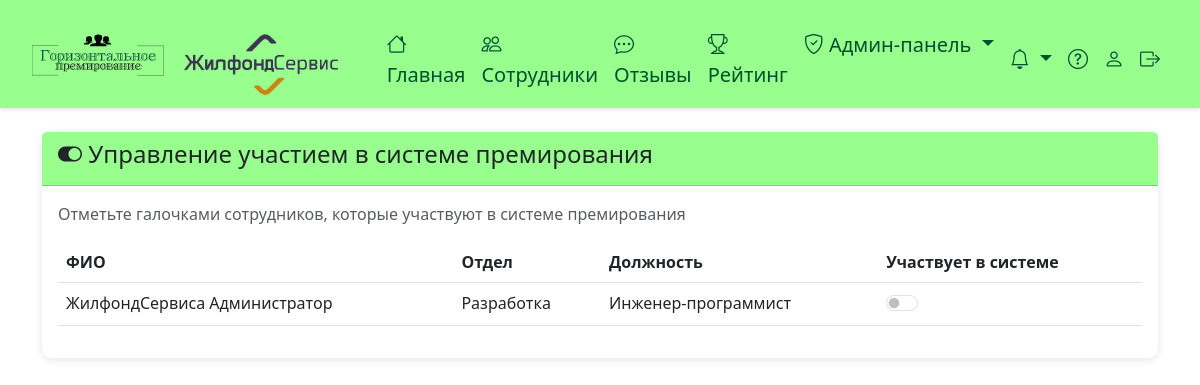
The app's page /app-admin/bonus-participation/ (signed in) with its own data.
### employees/models.py (models this page shows, shortened)
class SystemSettings(models.Model):
    monthly_bonus_amount = models.DecimalField(max_digits=10, decimal_places=2, default=1000.00, verbose_name='Сумма бонусных рублей на месяц')
    company_logo = models.ImageField(upload_to='company_logos/', blank=True, null=True, verbose_name='Логотип компании')
    class Meta:
        verbose_name = 'Настройка системы'
        verbose_name_plural = 'Настройки системы'
    @classmethod
    def get_settings(cls):
        settings, created = cls.objects.get_or_create(pk=1)
        return settings

class Employee(AbstractUser):
    GENDER_CHOICES = [
        ('M', 'Мужской'),
        ('F', 'Женский'),
    ]
    phone_regex = RegexValidator(
        regex=r'^\+?1?\d{9,15}$',
        message="Номер телефона должен быть в формате: '+999999999'. До 15 цифр."
    )
    first_name = models.CharField(max_length=150, verbose_name='Имя')
    last_name = models.CharField(max_length=150, verbose_name='Фамилия')
    middle_name = models.CharField(max_length=150, blank=True, verbose_name='Отчество')
    phone = models.CharField(validators=[phone_regex], max_length=17, unique=True, verbose_name='Телефон')
    email = models.EmailField(unique=True, verbose_name='Email')
    birth_date = models.DateField(null=True, blank=True, verbose_name='Дата рождения')
    department = models.ForeignKey(Department, on_delete=models.SET_NULL, null=True, verbose_name='Отдел')
    position = models.ForeignKey(Position, on_delete=models.SET_NULL, null=True, verbose_name='Должность')
    gender = models.CharField(max_length=1, choices=GENDER_CHOICES, null=True, blank=True, verbose_name='Пол')
    photo = models.ImageField(upload_to='photos/', blank=True, null=True, verbose_name='Фото')
    office_start_date = models.DateField(verbose_name='С какого момента в офисе', default=timezone.now)
    data_processing_consent = models.BooleanField(default=False, verbose_name='Согласие на обработку данных')
    monthly_bonus_balance = models.DecimalField(max_digits=10, decimal_places=2, default=1000.00, verbose_name='Баланс бонусных рублей на месяц')
    received_bonus_balance = models.DecimalField(max_digits=10, decimal_places=2, default=0.00, verbose_name='Баланс полученных рублей')
    last_balance_reset = models.DateField(default=date.today, verbose_name='Дата последнего сброса баланса')
    is_admin = models.BooleanField(default=False, verbose_name='Администратор')
    participates_in_bonus = models.BooleanField(default=True, verbose_name='Участвует в системе премирования')
    USERNAME_FIELD = 'email'
    REQUIRED_FIELDS = ['username', 'phone']
    class Meta:
        verbose_name = 'Сотрудник'
        verbose_name_plural = 'Сотрудники'
    def get_full_name(self):
        return f"{self.last_name} {self.first_name} {self.middle_name}".strip()

class Department(models.Model):
    name = models.CharField(max_length=100, verbose_name='Название отдела')
    class Meta:
        verbose_name = 'Отдел'
        verbose_name_plural = 'Отделы'

class Position(models.Model):
    name = models.CharField(max_length=100, verbose_name='Название должности')
    department = models.ForeignKey(Department, on_delete=models.CASCADE, verbose_name='Отдел', related_name='positions', null=True, blank=True)
    class Meta:
        verbose_name = 'Должность'
        verbose_name_plural = 'Должности'

### employees/views.py (the view, shortened to what this page needs)
# urls.py: path('app-admin/bonus-participation/', views.admin_bonus_participation_view, name='admin_bonus_participation'),
@login_required
def admin_bonus_participation_view(request):
    if not request.user.is_admin:
        messages.error(request, 'У вас нет прав доступа')
        return redirect('home')
    employees = Employee.objects.select_related('department', 'position').all().order_by('last_name', 'first_name')
    context = {
        'employees': employees,
    }
    return render(request, 'employees/admin_bonus_participation.html', context)

### employees/context_processors.py (called while the page is built)
def notifications_count(request):
    if request.user.is_authenticated:
        unread_count = Notification.objects.filter(user=request.user, is_read=False).count()
        notifications = Notification.objects.filter(user=request.user).order_by('-created_at')[:10]
        return {
            'unread_notifications_count': unread_count,
            'notifications_list': notifications
        }
    return {
        'unread_notifications_count': 0,
        'notifications_list': []
    }

### employees/templatetags/employees_tags.py (called while the page is built)
@register.simple_tag
def get_system_settings():
    return SystemSettings.get_settings()

### templates/employees/admin_bonus_participation.html (shortened to what this page needs)
{% extends 'base.html' %}
{% block content %}
<div class="card">
    <div class="card-header">
        <h4><i class="bi bi-toggle-on"></i> Управление участием в системе премирования</h4>
    </div>
    <div class="card-body">
        <p class="text-muted">Отметьте галочками сотрудников, которые участвуют в системе премирования</p>
        <div class="table-responsive">
            <table class="table">
                <thead>
                    <tr>
                        <th>ФИО</th>
                        <th>Отдел</th>
                        <th>Должность</th>
                        <th>Участвует в системе</th>
                    </tr>
                </thead>
                <tbody>
                    {% for employee in employees %}
                    <tr>
                        <td>{{ employee.get_full_name }}</td>
                        <td>{% if employee.department %}{{ employee.department.name }}{% else %}-{% endif %}</td>
                        <td>{% if employee.position %}{{ employee.position.name }}{% else %}-{% endif %}</td>
                        <td>
                            <div class="form-check form-switch">
                                <input class="form-check-input participation-toggle"
                                       type="checkbox"
                                       data-employee-id="{{ employee.id }}"
                                       {% if employee.participates_in_bonus %}checked{% endif %}>
                            </div>
                        </td>
                    </tr>
                    {% endfor %}
                </tbody>
            </table>
        </div>
    </div>
</div>
{% endblock %}

### templates/base.html (shortened to what this page needs)
<!DOCTYPE html>
<html lang="ru">
<head>
    <link href="https://cdn.jsdelivr.net/npm/bootstrap@5.3.0/dist/css/bootstrap.min.css" rel="stylesheet">
    <link rel="stylesheet" href="https://cdn.jsdelivr.net/npm/bootstrap-icons@1.11.0/font/bootstrap-icons.css">
</head>
<body>
    {% if user.is_authenticated %}
    <nav class="navbar navbar-expand-lg navbar-dark">
        <div class="container-fluid">
            <a class="navbar-brand" href="{% url 'home' %}" style="margin-left: 20px;">
                <div style="display: flex; align-items: center; gap: 10px; ">
                <img src="/media/logo1.svg" width="40%" style="vertical-align: middle; ">
                {% load static %}
                {% load employees_tags %}
                {% get_system_settings as settings %}
                {% if settings.company_logo %}
                    <img src="{{ settings.company_logo.url }}" height="61" style="margin-left: 10px; vertical-align: middle; margin-top: 23px;">
                {% endif %}
                </div>
            </a>
            <div class="collapse navbar-collapse" id="navbarNav">
                <ul class="navbar-nav me-auto">
                    <li class="nav-item">
                        <a class="nav-link" href="{% url 'home' %}"><i class="bi bi-house"></i> Главная</a>
                    </li>
                    <li class="nav-item">
                        <a class="nav-link" href="{% url 'employees_list' %}"><i class="bi bi-people"></i> Сотрудники</a>
                    </li>
                    <li class="nav-item">
                        <a class="nav-link" href="{% url 'reviews_list' %}"><i class="bi bi-chat-dots"></i> Отзывы</a>
                    </li>
                    <li class="nav-item">
                        <a class="nav-link" href="{% url 'rating' %}"><i class="bi bi-trophy"></i> Рейтинг</a>
                    </li>
                    {% if user.is_admin %}
                    <li class="nav-item dropdown">
                        <a class="nav-link dropdown-toggle" href="#" id="adminDropdown" role="button" data-bs-toggle="dropdown">
                            <i class="bi bi-shield-check"></i> Админ-панель
                        </a>
                    </li>
                    {% endif %}
                </ul>
                <ul class="navbar-nav">
                    <li class="nav-item dropdown">
                        <a class="nav-link dropdown-toggle position-relative" href="#" id="notificationsDropdown" role="button" data-bs-toggle="dropdown" aria-expanded="false">
                            <i class="bi bi-bell"></i>
                        </a>
                    </li>
                    <li class="nav-item">
                        <a class="nav-link" href="/media/instruction.pdf" target="_blank" title="Инструкция по использованию системы">
                            <i class="bi bi-question-circle"></i>
                        </a>
                    </li>
                    <li class="nav-item">
                        <a class="nav-link" href="{% url 'profile' %}" ><i class="bi bi-person"></i> </a>
                    </li>
                    <li class="nav-item">
                        <a class="nav-link" href="{% url 'logout' %}" style="margin-right: 20px;"><i class="bi bi-box-arrow-right"></i> </a>
                    </li>
                </ul>
            </div>
        </div>
    </nav>
    {% endif %}
    <div class="container mt-4">
        {% block content %}{% endblock %}
    </div>
</body>
</html>

### templates/base.html (style rules this page uses)
body { background-image: #fff; }
.navbar { background: linear-gradient(rgba(152, 255, 143, 1), rgba(152, 255, 143, 1) 100%, rgba(173, 250, 166, 1) 0%); box-shadow: 0 2px 4px rgba(0,0,0,0.1); position: sticky; top: 0; z-index: 1000; }
body { padding-top: 0; }
.navbar-brand, .nav-link { color: rgba(0, 79, 47, 1) !important; padding-top: 3px; border: 3px; }
.nav-item { font-size: 20px; color: rgba(0, 79, 47, 1); font-weight: medium; margin-top: 16px; }
.card { border: none; border-radius: 10px; box-shadow: 0 2px 10px rgba(0,0,0,0.1); margin-bottom: 20px; }
.card-header { background: linear-gradient(rgba(152, 255, 143, 1), rgba(152, 255, 143, 1) 100%, rgba(173, 250, 166, 1) 0%); color: rgba(0, 79, 47, 1) border-radius: 10px 10px 0 0 !important; }

### records on screen
SystemSettings: company_logo (picture)
Employee: get_full_name "ЖилфондСервиса Администратор", department.name "Разработка", position.name "Инженер-программист"
